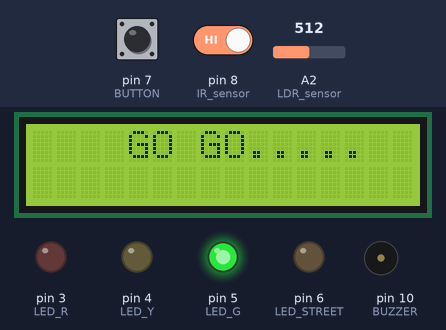
A sketch run on a simulated Arduino Uno, built with avr-gcc and run on an emulated ATmega328P. Parts: 16×2 character LCD, output pins drawn as LEDs (lit = HIGH), buzzer (waves = sounding). The test bench sets the inputs (shaded band); at power-on: pin 8 (IR_sensor) HIGH, pin 7 (BUTTON) HIGH, A2 (LDR_sensor) = 512. What the sketch prints to the serial monitor is not drawn.

Above: at 1.2 s.
1.3 s: pin 8 (IR_sensor) driven LOW
At 4.1 s:
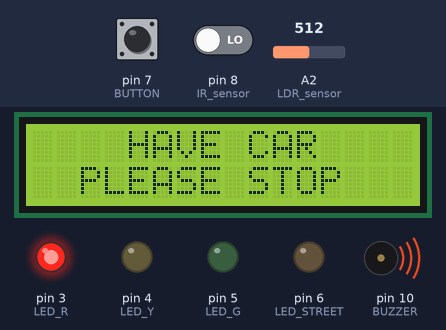
4.3 s: pin 8 (IR_sensor) driven HIGH
At 5.9 s:
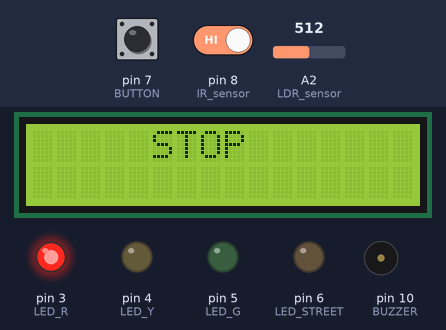
7.3 s: pin 7 (BUTTON) pulled LOW for 0.15 s
At 7.7 s:
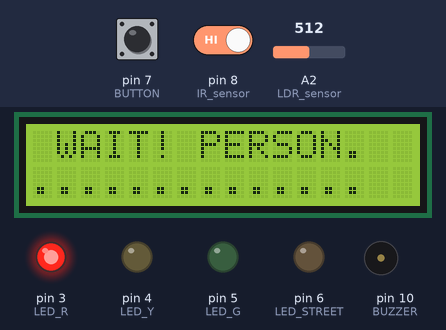
10.4 s: A2 (LDR_sensor) set to 413
13.4 s: A2 (LDR_sensor) set to 392
At 15.6 s:
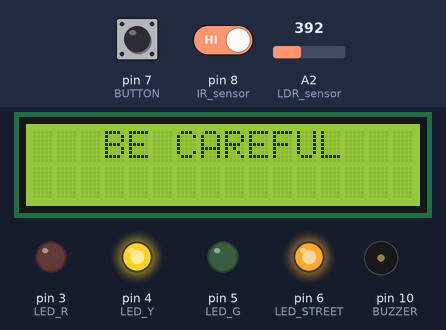
16.4 s: pin 7 (BUTTON) pulled LOW for 1 s
At 16.9 s:
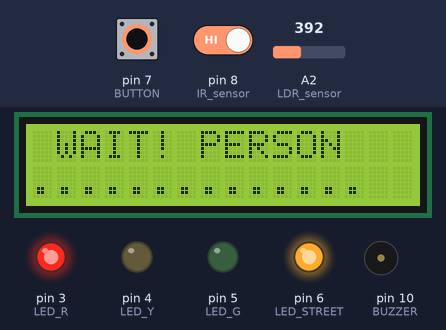
Timing chart, 0 to 19.4 s (numbered marks = the images above; inputs shaded):
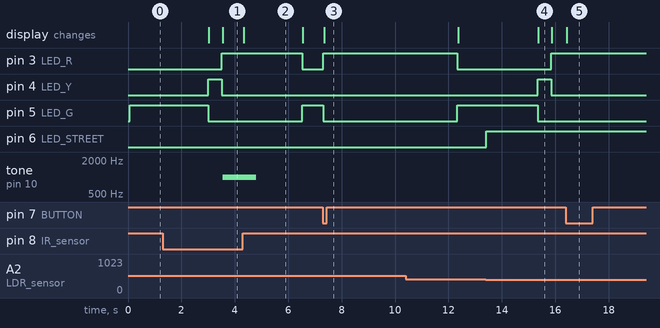

The sketch:

Arduino-Project.ino
```cpp
#include <LiquidCrystal_I2C.h>
#define IR_sensor 8
#define LDR_sensor A2
#define LED_R 3
#define LED_Y 4
#define LED_G 5
#define LED_STREET 6
#define BUTTON 7
#define BUZZER 10
LiquidCrystal_I2C LCD(0x27,16,2);
int state = 1;
long TIME = 0;
bool BT_STATE = HIGH;
void setup(){
  pinMode(IR_sensor, INPUT);
  pinMode(LDR_sensor, INPUT);
  pinMode(LED_R, OUTPUT);
  pinMode(LED_Y, OUTPUT);
  pinMode(LED_G, OUTPUT);
  pinMode(LED_STREET, OUTPUT);
  pinMode(BUTTON, INPUT_PULLUP);
  pinMode(BUZZER, OUTPUT);
  LCD.init();
  LCD.backlight();
  Serial.begin(9600);
  Serial.println(" SMART CITY START");
}
void loop(){
  bool BT = digitalRead(BUTTON);
  if(BT == LOW && BT_STATE == HIGH){
    state = 4;
    TIME = millis();
  }
  Serial.println(analogRead(LDR_sensor));
  if(analogRead(LDR_sensor) <= 400){
    digitalWrite(LED_STREET, HIGH);
  }else{
    digitalWrite(LED_STREET, LOW);
  }
  if(state == 1 ){
    digitalWrite(LED_G, HIGH);
    LCD.setCursor(0,0);
    LCD.print("    GO GO.....      ");
    LCD.setCursor(0,1);
    LCD.print("                 ");
    if(millis() - TIME >= 3000){
      digitalWrite(LED_G, LOW);
      TIME = millis();
      state = 2;
    }
  }else if(state == 2){
    digitalWrite(LED_Y, HIGH);
    LCD.setCursor(0,0);
    LCD.print("   BE CAREFUL  ");
    LCD.setCursor(0,1);
    LCD.print("                 ");
    if(millis() - TIME >= 500){
      digitalWrite(LED_Y, LOW);
      TIME = millis();
      state = 3;
    }
  }else if(state == 3){
    digitalWrite(LED_R, HIGH);
    if(digitalRead(IR_sensor) == LOW){
      LCD.setCursor(0,0);
      LCD.print("    HAVE CAR   ");
      LCD.setCursor(0,1);
      LCD.print("  PLEASE STOP  ");
      tone(BUZZER,1000,500);
    }else{
      LCD.setCursor(0,0);
      LCD.print("     STOP     ");
      LCD.setCursor(0,1);
      LCD.print("                ");
    }
    if(millis() - TIME >= 3000){
      digitalWrite(LED_R, LOW);
      TIME = millis();
      state = 1;
    }
  }else if(state == 4){
    digitalWrite(LED_R, HIGH);
    digitalWrite(LED_Y, LOW);
    digitalWrite(LED_G, LOW);
    LCD.setCursor(0,0);
    LCD.print(" WAIT! PERSON");
    LCD.setCursor(0,1);
    LCD.print("..............");
    if(millis()- TIME >= 5000){
      digitalWrite(LED_R, LOW);
      TIME = millis();
      state = 1;
    }
    if(digitalRead(IR_sensor) == LOW){
      LCD.setCursor(0,0);
      LCD.print("    HAVE CAR  ");
      LCD.setCursor(0,1);
      LCD.print("  PLEASE STOP  ");
      tone(BUZZER,1000,500);
    }
  }
  BT_STATE = BT;
}
```

Measured:
- the behaviour switches between 401 and 400 on A2 (LDR_sensor) (found by bisection; images 3 and 4)
- after the input at 1.3 s, tone on pin 10 (BUZZER): silent → 1000 Hz after 2.2 s; the display: first differs from a run without the input after 2.2 s (image 1)
- after the input at 4.3 s, tone on pin 10 (BUZZER): 1000 Hz → silent after 0.51 s instead of 2.7 s; the display: changes at once (image 2)
- after the input at 7.3 s, pin 3 (LED_R): LOW → HIGH after 0.02 s instead of 2.7 s; pin 4 (LED_Y): stays LOW (without the input it goes to HIGH after 2.2 s); pin 5 (LED_G): HIGH → LOW after 0.02 s instead of 2.2 s; the display: changes at once (image 3)
- after the input at 13.4 s, pin 6 (LED_STREET): LOW → HIGH at once
- after the input at 16.4 s, pin 3 (LED_R): stays HIGH (without the input it goes to LOW after 2.5 s); pin 5 (LED_G): stays LOW (without the input it goes to HIGH after 2.5 s); the display: changes at once (image 5)
- what the display in image 2 shows lasts 2.2 s, from 4.3 s to 6.5 s
